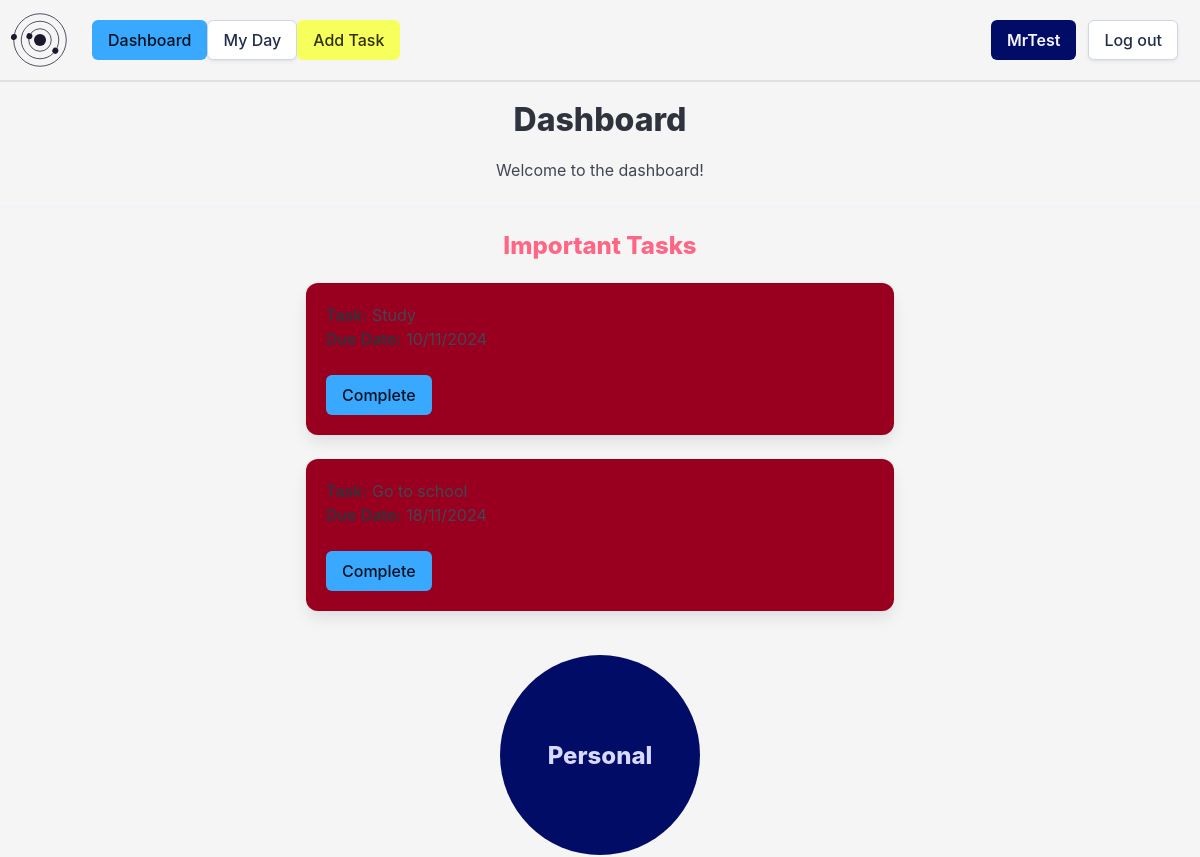
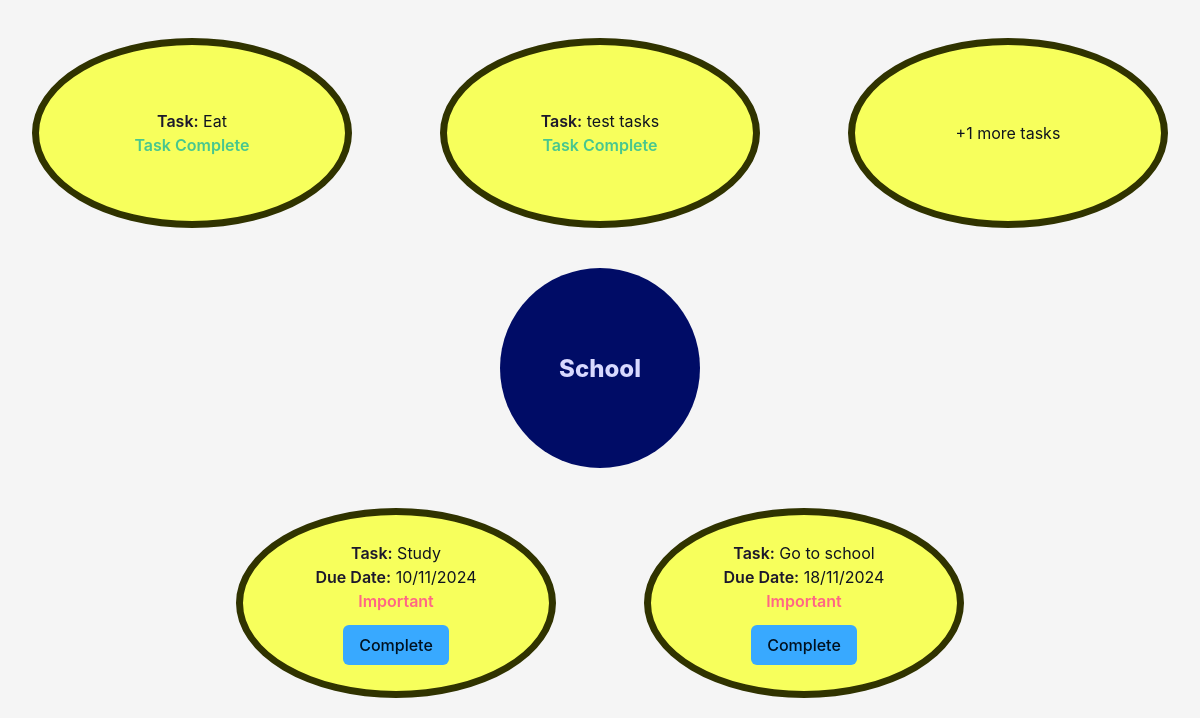
/dashboard (signed in), run on an earlier commit of the app's database (2 pictures, top to bottom).
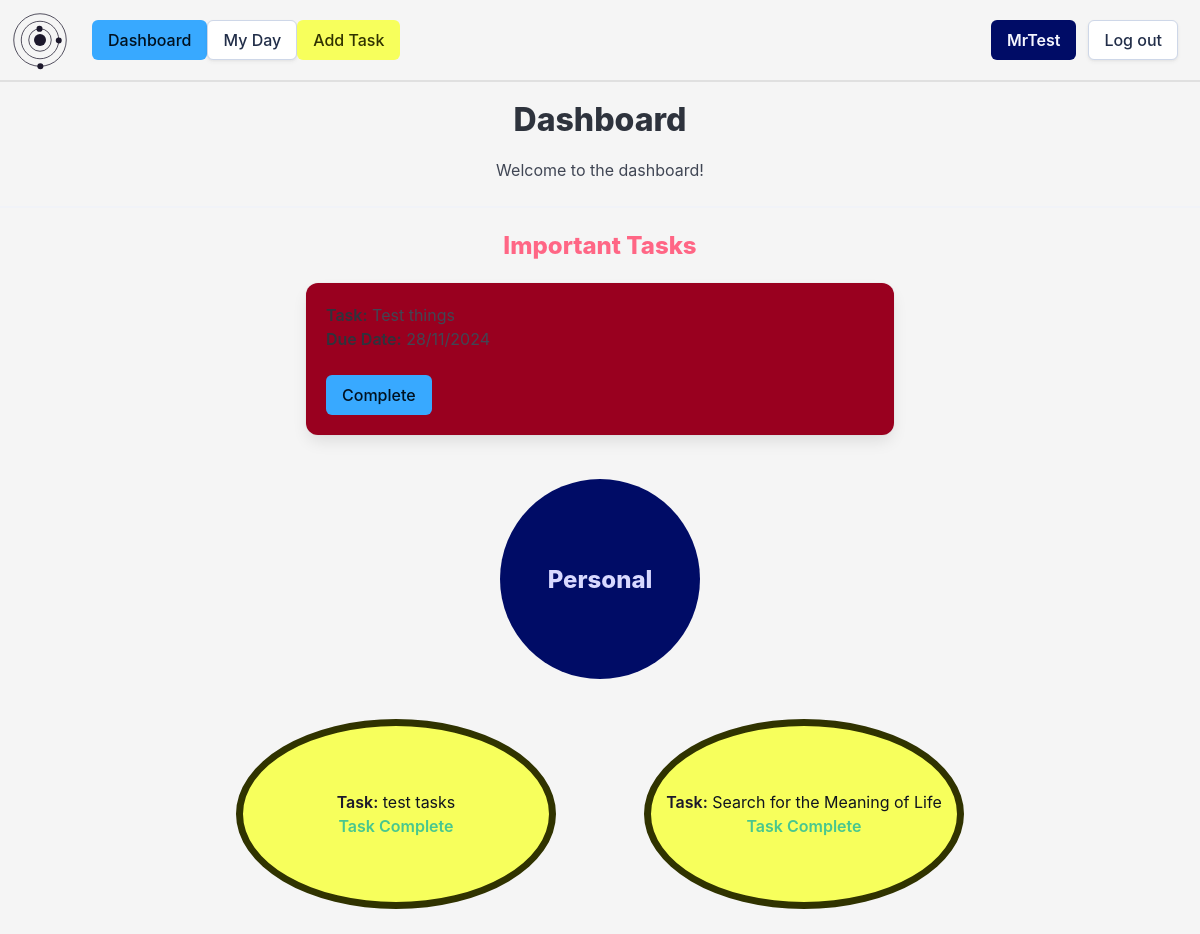
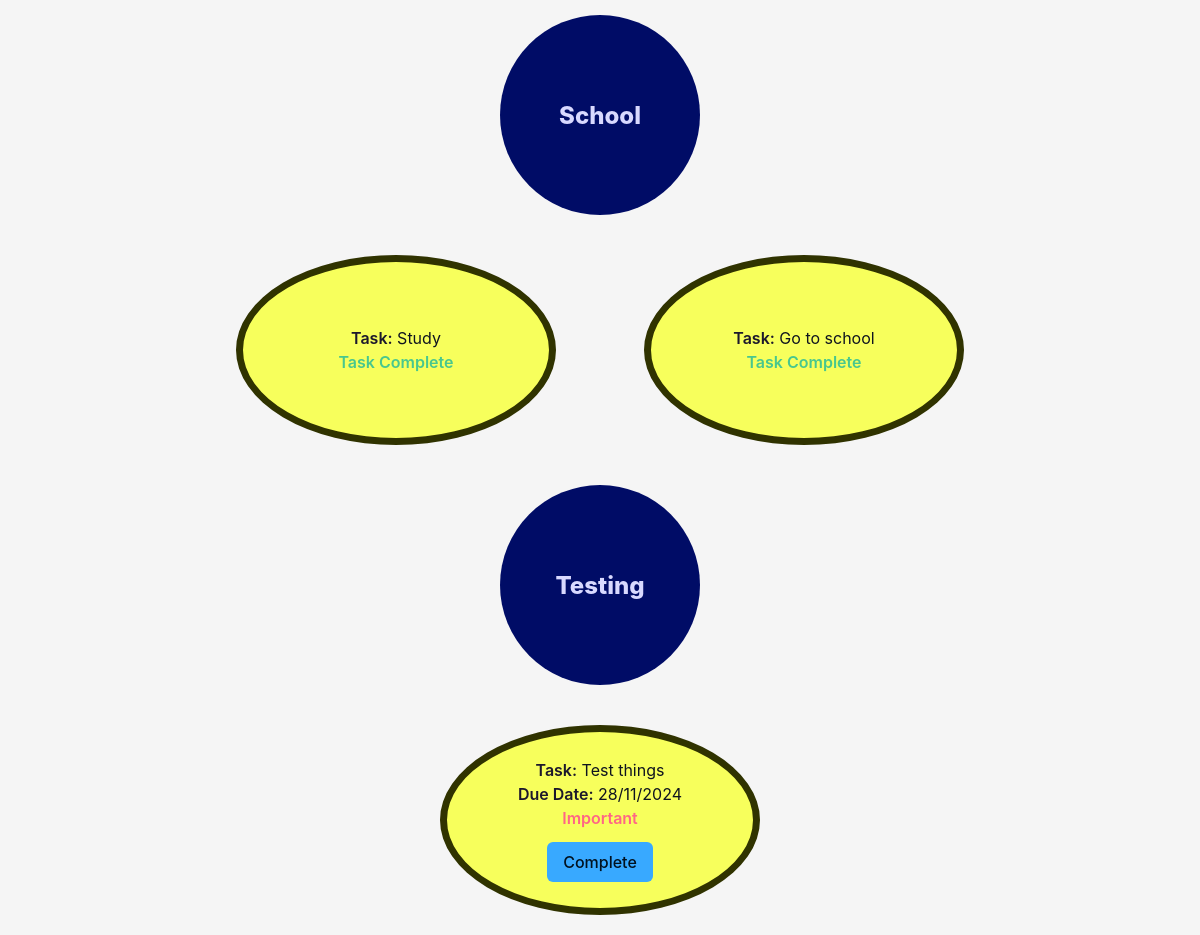
And on a later commit of the database (2 pictures, top to bottom).
### setup_db.py (models this page shows)
class Task(Base):
    __tablename__ = 'tasks'
    task_id = Column(String, primary_key=True)
    name = Column(String, nullable=False)
    details = Column(String)
    important = Column(Boolean, nullable=False)
    due_date = Column(DateTime, nullable=False)
    completed = Column(Boolean, nullable=False)
    user_id = Column(String, ForeignKey('userdetails.id'), nullable=False)
    group_id = Column(String, ForeignKey('groups.group_id'), nullable=False)
    user = relationship('User', back_populates='tasks')
    groups = relationship('Group', back_populates='tasks')

class Group(Base):
    __tablename__ = 'groups'
    group_id = Column(String, primary_key=True, nullable=False)
    group_name = Column(String, nullable=False, unique=True)
    user_id = Column(String, ForeignKey('userdetails.id'), nullable=False)
    user = relationship('User', back_populates='groups')
    tasks = relationship('Task', back_populates='groups')

### app.py (the view)
@app.route('/dashboard')
def dashboard():
    userId = flask_session.get('userId')
    if userId is None:
        return redirect(url_for('login'))
    else:
        tasks = sessionDb.query(Task).filter(Task.user_id == userId).order_by(Task.due_date).all()
        groups = sessionDb.query(Group).filter(Group.user_id == userId).all()
        return render_template('dashboard.html', tasks=tasks, groups=groups)

### templates/dashboard.html (shortened to what this page needs)
{% extends 'base_loggedin.html' %}
{% block heading %}Dashboard{% endblock %}
{% block content %}
    <p class="has-text-centered">Welcome to the dashboard!</p>
    <hr>
    <div class="columns is-multiline">
        <div class="column is-full">
            <p class="title is-4 has-text-centered has-text-danger">Important Tasks</p>
        </div>
            {% for task in tasks %}
                {% if task.important and not task.completed %}
                    <div class="column is-half is-offset-3">
                        <div class="box has-background-danger-30">
                            <div class="media-content">
                                <div class="content">
                                    <p>
                                        <strong>Task:</strong> {{ task.name }}<br>
                                        <strong>Due Date:</strong> {{ task.due_date.strftime('%d/%m/%Y') }}<br>
                                    </p>
                                </div>
                                <form action="/complete" method="POST">
                                    <input type="submit" value="Complete" class="button is-primary">
                                </form>
                            </div>
                        </div>
                    </div>
                {% endif %}
            {% endfor %}
        </div>
    </div>
    <div class="columns is-multiline">
        {% for group in groups %}
            <div class="circle-holder column is-full is-centered">
                <div class="collision-checker">
                        <div class="group-circle" onclick="window.location.href='/group/{{ group.group_id }}'">
                            <div class="hero-body">
                                <p class="group-circle-title title is-4">{{ group.group_name }}</p>
                            </div>
                        </div>
                </div>
            </div>
            {% set has_tasks = tasks | selectattr('group_id', 'equalto', group.group_id) | list | length > 0 %}
            {% set group_tasks = tasks | selectattr('group_id', 'equalto', group.group_id) | list %}
            {% for task in group_tasks %}
                {% if loop.index < 3 %}
                    <div class="column is-one-third is-offset-{{ ((3 - group_tasks|length) * 2 if not group_tasks|length > 2 else 0) if loop.index == 1 else 0 }}">
                        <div class="task-circle" onclick="window.location.href='/task/{{ task.task_id }}'">
                            <article class="media">
                                <div class="media-content">
                                    <div class="content">
                                        <p>
                                            <strong class="circle-header">Task:</strong> {{ task.name }}<br>
                                            {% if not task.completed %}
                                                <strong class="circle-header">Due Date:</strong> {{ task.due_date.strftime('%d/%m/%Y') }}<br>
                                                {% if task.important %}
                                                    <strong class="has-text-danger circle-header">Important</strong><br>
                                                {% endif %}
                                            {% else %}
                                                <strong class="has-text-success">Task Complete</strong>
                                            {% endif %}
                                        </p>
                                    </div>
                                    {% if not task.completed %}
                                        <form action="/complete" method="POST">
                                            <input type="submit" value="Complete" class="button is-primary">
                                        </form>
                                    {% endif %}
                                </div>
                            </article>
                        </div>
                    </div>
                {% endif %}
                {% if loop.index == 3 %}
                    {% set remaining_tasks = tasks | selectattr('group_id', 'equalto', group.group_id) | list | length - 2 %}
                        {% if remaining_tasks > 0 %}
                            <div class="column is-one-third">
                                <div class="task-circle" onclick="window.location.href='/group/{{ group.group_id }}'">
                                    <article class="media">
                                        <div class="media-content">
                                            <div class="content">
                                                <p class="has-text-centered">+{{ remaining_tasks }} more tasks</p>
                                            </div>
                                        </div>
                                    </article>
                                </div>
                            </div>
                        {% endif %}
                {% endif %}
            {% endfor %}
        {% endfor %}
{% endblock %}

### templates/base_loggedin.html (shortened to what this page needs)
<!DOCTYPE html>
<html>
    <head>
        <link rel="stylesheet" href= "{{ url_for('static',filename='styles/styles.css') }}">
    </head>
    <body>
        <header>
            <nav class="navbar" role="navigation" aria-label="main navigation">
                <div class="navbar-brand">
                </div>
                <div class="navbar-menu">
                    <div class="navbar-item">
                        <div class="buttons">
                            <div class="navbar-start">
                                <a class="button is-primary" href="/dashboard">
                                    Dashboard
                                </a>
                                <a class="button" href="">
                                    My Day
                                </a>
                                <a class="button is-info" href="/addtask">
                                    Add Task
                                </a>
                            </div>
                        </div>
                    </div>
                <div class="navbar-end">
                    <div class="navbar-item">
                        <div class="buttons">
                            <a class="button is-link" href="">
                            <strong>{{ session['username'] }}</strong>
                            </a>
                            <a class="button" href="/">
                                Log out
                            </a>
                        </div>
                    </div>
                </div>
                </div>
            </nav>
        </header>
        <section class="hero">
            <div class="hero-body">
                <h1 class="title has-text-centered">
                    {% block heading %}{% endblock %}
                </h1>
        </section>
        <div class='content'>
            {% block content %}{% endblock %}
        </div>
    </body>
</html>

### static/styles/styles.css (style rules this page uses)
:root { --bulma-primary-h: 206deg; --bulma-primary-l: 61%; --bulma-link-l: 20%; --bulma-info-h: 63deg; --bulma-info-l: 68%; --bulma-scheme-s: 36%; --bulma-body-background-color: light-dark(#f5f5f5, #0f141f); color-scheme: light dark; --accent-color: light-dark(#1c182c, #e0e0e0); --accent-color-invert: light-dark(#e0e0e0, #1c182c); }
header { padding:10px; border-bottom: var(--accent-color-invert) solid 2px; }
.navbar { background-color: var(--bulma-body-background-color); }
#logo-svg { padding-right: 10px; }
.hero-body { padding: 20px; }
.hero { margin-left: 20px; margin-right: 20px; border-radius: 20px; }
.circle-holder { display: flex; justify-content: center; align-items: center; }
.collision-checker { position: relative; margin: .5em; border-radius: 50%; width: 200px; text-align: center; align-content: center; overflow: visible; height: 200px; }
.group-circle { animation: circle-leave 0.3s ease-in-out forwards; position: relative; border-radius: 50%; width: 200px; text-align: center; align-content: center; overflow: visible; height: 200px; background-color: var(--bulma-link); }
.group-circle-title { color: #d8d9ff; }
.task-circle { position: relative; margin: .5em; border: var(--bulma-info-dark) solid 7px; border-radius: 50%; width: 320px; text-align: center; align-content: center; justify-self: center; overflow: hidden; height: 190px; background-color: var(--bulma-info); color:#0f141f; transition: all 0.5s; cursor: pointer; }
.task-circle:after { content: 'Details...'; position: absolute; opacity: 0; height: 100%; top: 0px; right: -20px; align-content: center; padding: 10px; transition: 0.5s; color: #0f141f; background-color: var(--bulma-info-light); }
.circle-header { color: #1c182c; }

What changed in the data, as far as the page shows it:
removed Task: name "Eat", completed "Task Complete", shown under Group "Personal"
no longer on one of the page's lists (row edited): Task: name "Study", due_date "10/11/2024"
no longer on one of the page's lists (row edited): Task: name "Go to school", due_date "18/11/2024"
added Task: name "Test things", due_date "28/11/2024", important "Important"
shown differently, row unchanged: Task: name (not shown) → "Search for the Meaning of Life"; remaining_tasks "1" → (not shown); text "+ more tasks" → "Task: Task Complete"
changed Task "Study": due_date "10/11/2024" → (not shown); value "Complete" → (not shown); completed "Due Date: Important" → "Task Complete"
changed Task "Go to school": due_date "18/11/2024" → (not shown); value "Complete" → (not shown); completed "Due Date: Important" → "Task Complete"
added Group: group_name "Testing"
